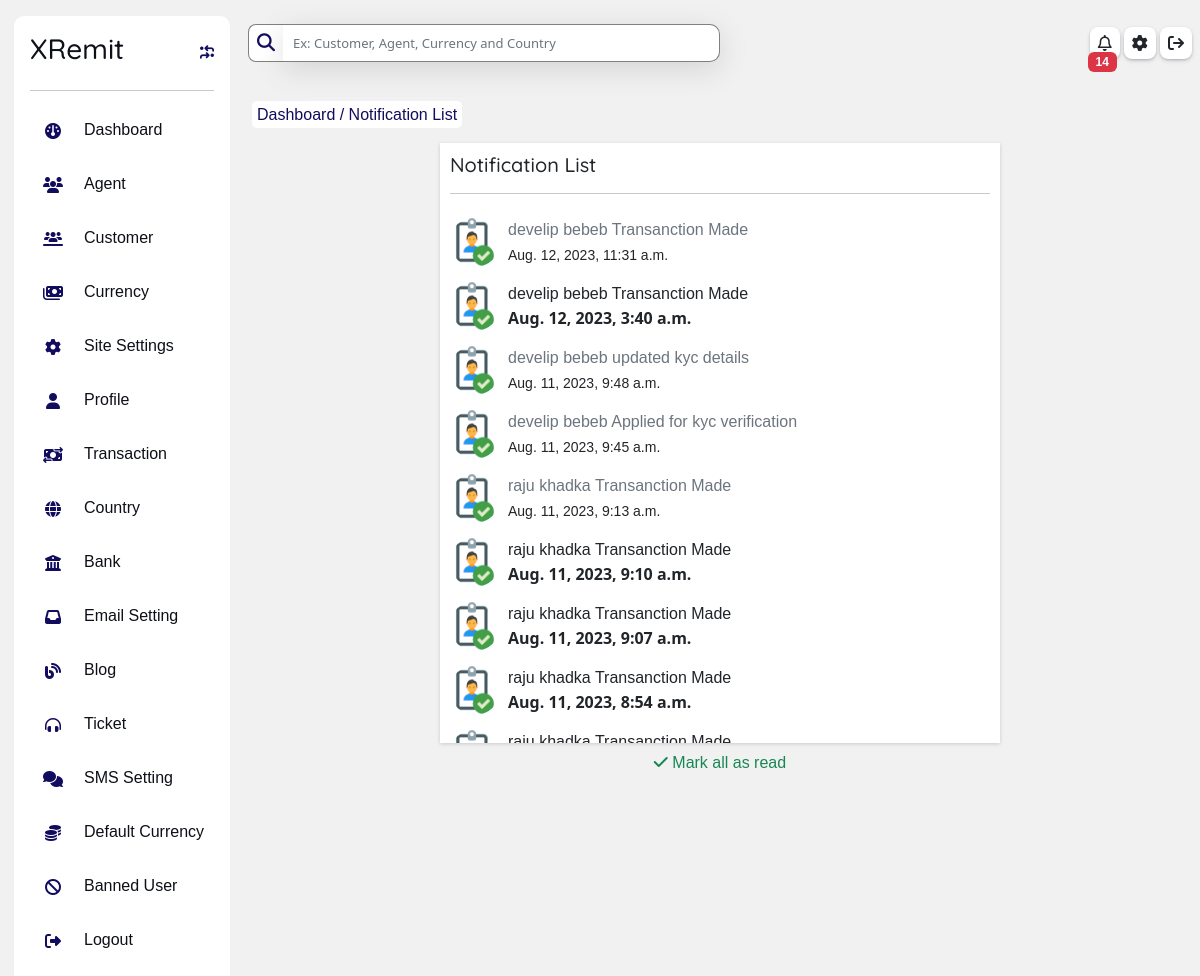
Before: /owner/all-notification with the older database file.
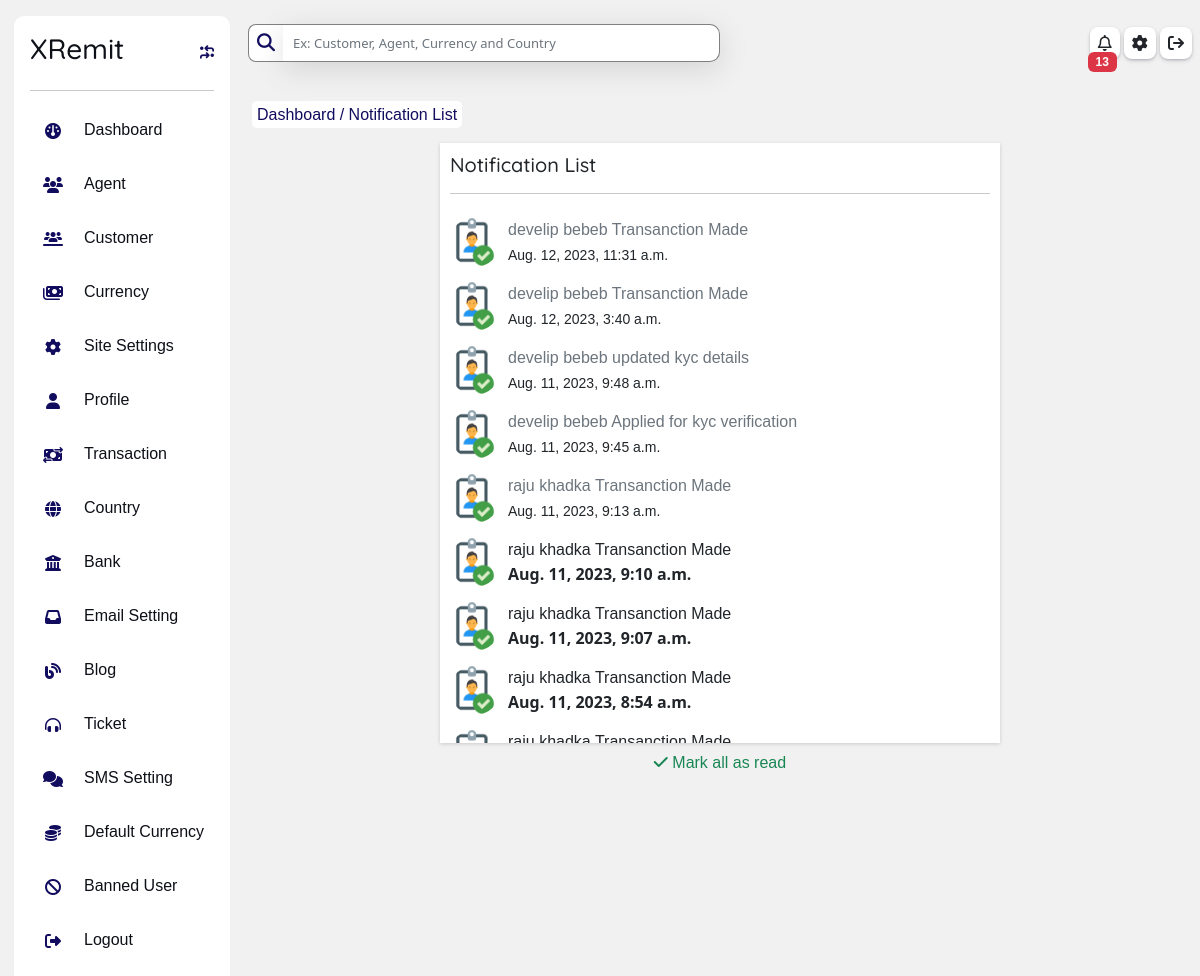
After: the same page with the newer database file.
### homepage/models.py (models this page shows, shortened)
class AdminNotification(models.Model):
    name = models.CharField(max_length=300)
    customer = models.ForeignKey(Customer, related_name='customer_admin_notification', on_delete=models.CASCADE)
    types = models.CharField(max_length=200, choices=(
        ('transaction','transaction'),
        ('kyc', 'kyc'),
        ('user', 'user'),
        ('ticket', 'ticket'),
    ), null = True, blank = True)
    created_at = models.DateTimeField(auto_now_add=True)
    ids = models.IntegerField(null = True, blank=True)
    seen = models.BooleanField(default=False)
    def __str__(self):
        return self.name

class Customer(models.Model):
    admin = models.OneToOneField(CustomUser, related_name ="customer", on_delete=models.CASCADE, null = True, blank = True)
    number = models.BigIntegerField(null = True)
    mail_address = models.CharField(max_length=100, null = True, blank = True)
    state = models.CharField(max_length=100, null = True, blank = True)
    city = models.CharField(max_length=100, null = True, blank = True)
    country = models.CharField(max_length=100, null = True, blank = True)
    address = models.CharField(max_length = 200, null = True, blank = True)
    profil_pic = models.ImageField(upload_to ="profile_pic/customer/", null = True, blank = True)
    created_at = models.DateTimeField(auto_now_add= True)
    added_by = models.ForeignKey(CustomUser, null=True, blank = True, related_name = 'student_adder', on_delete = models.CASCADE)
    updated_at = models.DateTimeField(auto_now=True)
    banned = models.BooleanField(default=False)
    security = models.CharField(max_length=200, choices=(
        ('email', 'email'),
        ('sms', 'sms'),
        ('both', 'both'),
        ('none','none')
    ), default='none', null= True, blank = True)
    kyc_verified = models.BooleanField(default=False)
    rejected = models.BooleanField(default=False)
    objects = models.Manager()

class CustomUser(AbstractUser):
    user_type_data = (("owner", "owner"), ("agent", 'agent'), ("customer", 'customer'))
    user_type = models.CharField(default = "owner", choices = user_type_data, max_length = 20)
    email = models.EmailField(unique = True)

### owner/views.py (the view)
# urls.py: path('all-notification', views.allNotification, name="allNotification"),
def allNotification(request):
    noti = AdminNotification.objects.all().order_by('-id')
    count = noti.filter(seen= False).count()
    try:
       navbarstatus= request.session['navbar']
    except:
        navbarstatus= 'big'
    dist = {
        'noti':noti,
        'noti_count':count,
        'navbarstatus':navbarstatus
    }
    return render(request, "owner/notification.html", dist)

### template/owner/notification.html (shortened to what this page needs)
{% extends 'owner/dashboard.html' %}
{% load static %}
{% block inside %}
<div class="row p-0 m-0 mt-3">
    <div class="mt-3 mb-3">
      <span class="breadcum">
        <a href="{%url 'owner:dashboard'%}">
            Dashboard
        </a>/
            Notification List
      </span>
    </div>
    <div class="row p-0 m-0">
       <div class="col-12 col-lg-7 m-auto" id="ticket-box"  style="height: 80vh; overflow: scroll;">
            <h5>Notification List</h5>
            <hr>
            <ul class="mt-3 list-unstyled" >
                {% for i in noti %}
                  {% if i.types == 'kyc' %}
                    <li>
                        <a class="dropdown-item" href="{%url 'owner:kycVerification' i.ids%}">
                          <div class="d-flex ">
                              <img class="my-auto" src="{%if i.customer.profil_pic%}{{i.customer.profil_pic.url}} {%else%} {%static 'resources/verified.png'%} {%endif%}" alt="" style="height: 50px; width: 50px; border-radius: 50%;">
                              <div class="p-2">
                                {% if i.seen %}
                                    <p class="m-0 text-secondary">
                                        {{i.customer.admin.get_full_name}} {{i.name}}
                                    </p>
                                    <small>
                                        {{i.created_at}}
                                    </small>
                                {% endif %}
                              </div>
                          </div>
                        </a>
                    </li>
                  {% endif %}
                  {% if i.types == 'transaction' %}
                  <li>
                      <a class="dropdown-item" href="{%url 'owner:transactionDetail' i.ids%}">
                        <div class="d-flex ">
                            <img class="my-auto" src="{%if i.customer.profil_pic%}{{i.customer.profil_pic.url}} {%else%} {%static 'resources/verified.png'%} {%endif%}" alt="" style="height: 50px; width: 50px; border-radius: 50%;">
                            <div class="p-2">
                                {% if i.seen %}
                                <p class="m-0 text-secondary">
                                    {{i.customer.admin.get_full_name}} {{i.name}}
                                </p>
                                <small>
                                    {{i.created_at}}
                                </small>
                                {%else%}
                                    <p class="m-0">
                                        {{i.customer.admin.get_full_name}} {{i.name}}
                                    </p>
                                    <b>
                                        {{i.created_at}}
                                    </b>
                                {% endif %}
                            </div>
                        </div>
                      </a>
                  </li>
                {% endif %}
                {% endfor %}
              </ul>
       </div>
       <a class="text-center text-success mt-2" href="{%url 'owner:allRead'%}">
            <p>
                <i class="fa fa-check"></i>
                Mark all as read
            </p>
       </a>
    </div>
</div>
{% endblock inside %}

Changed rows visible on the page:
changed AdminNotification "Aug. 12, 2023, 3:40 a.m.": seen False → True (drawn)
Other visible differences:
{{ noti_count }}: "14" → "13"
